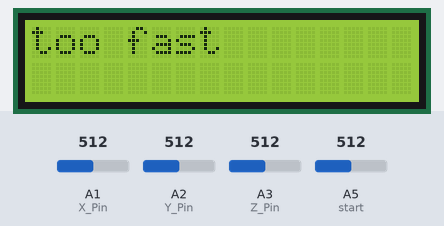
Bench run of a sketch on a simulated Arduino Uno, built with avr-gcc and run on an emulated ATmega328P. Parts: 16×2 character LCD. The inputs (shaded band) are chosen by the test bench; at power-on: A1 (X_Pin) = 512, A2 (Y_Pin) = 512, A3 (Z_Pin) = 512, A5 (start) = 512. What the sketch prints to the serial monitor is not drawn.

Above: at 3.2 s.
3.3 s: A1 (X_Pin) set to 346
4.8 s: A1 (X_Pin) set to 317
At 5.4 s:
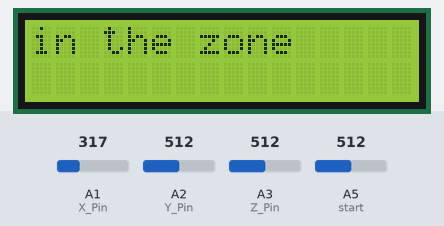
6.3 s: A1 (X_Pin) set to 716
At 7.8 s:
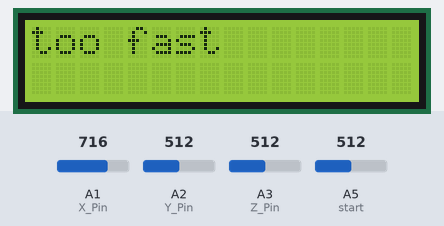
8.1 s: A1 (X_Pin) set to 306
At 8.9 s:
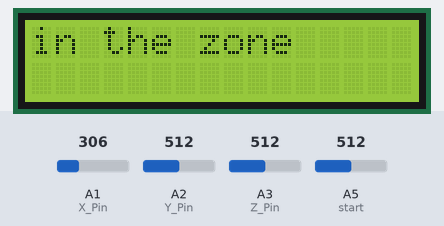
Timing chart, 0 to 11.1 s (numbered marks = the images above; inputs shaded):
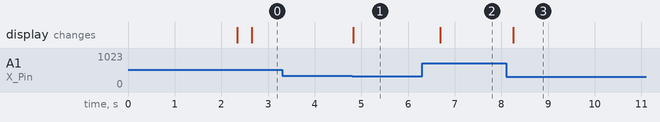

Measured:
- the behaviour switches between 332 and 331 on A1 (X_Pin) (found by bisection; images 0 and 1)
- after the input at 3.3 s, every drawn part: stays the same
- after the input at 4.8 s, the display: changes at once (image 1)
- after the input at 6.3 s, the display: changes after 0.39 s (image 2)
- after the input at 8.1 s, the display: changes after 0.15 s (image 3)

The sketch:

perfectpour.ino
```cpp
// sketch to read x, y, & z values of accelerometer

#include <math.h>
#include <EEPROM.h>
#include <LiquidCrystal.h>
#include "Timer.h"

int xMid, yMid, zMid, xRng, yRng, zRng;
int xr = 0, yr = 0, zr = 0;
float x = 0;
float y = 0;
float z = 0;
float tiltx, tilty, tiltz;
int redLED = 8;
String state = "initial";
LiquidCrystal lcd(12, 11, 5, 4, 3, 2);
int start = A5;
String goodPour = "yes";
String pressed = "false";
Timer t;


const int X_Pin = 1;  // arduino pin for x
const int Y_Pin = 2;  // arduino pin for y
const int Z_Pin = 3;  // arduino pin for z

// x 493 to 161  midpoint (hi+low)/2 = 327  mid - low =  166
// y 518 to 184  midpoint (hi+low)/2 = 351  mid - low =  167
// z 473 to  147 midpoint (hi+low)/2 = 310  mid - low =  163
// X 159 ,501	Y  182 ,521	Z 142 ,485

void setup()
{
    digitalWrite(start, HIGH);
    Serial.begin(9600);    // open serial port to laptop to print values

    //calibrate_accelerometer();  // uncomment to calibrate, comment to run

    // read calibration values from EEprom - won't work until calibrated
    xMid = EEPROM.read(1000) << 8;
    xMid = xMid | EEPROM.read(1001);
    xRng = EEPROM.read(1002) << 8;
    xRng = xRng | EEPROM.read(1003);
    yMid = EEPROM.read(1004) << 8;
    yMid = yMid | EEPROM.read(1005);
    yRng = EEPROM.read(1006) << 8;
    yRng = yRng | EEPROM.read(1007);
    zMid = EEPROM.read(1008) << 8;
    zMid = zMid | EEPROM.read(1009);
    zRng = EEPROM.read(1010) << 8;
    zRng = zRng | EEPROM.read(1011);

    // print calibration values. x, y, z pairs
    // they should look like ~300 ~160  ~300 ~160   ~300 ~160

    Serial.println("Calibratrion constants: xMid, xRng, yMid, yRng, zMid, zRng");
    Serial.print(xMid);
    Serial.print("\t");
    Serial.print(xRng);
    Serial.print("\t\t");
    Serial.print(yMid);
    Serial.print("\t");
    Serial.print(yRng);
    Serial.print("\t\t");
    Serial.print(zMid);
    Serial.print("\t");
    Serial.println(zRng);

    // set up the LCD's number of columns and rows:
     lcd.begin(16, 2);
      int after6 = t.after(6500, switchTo90);
      int after15 = t.after(15000, finish);
    delay(2000);

}

void switchTo90() {
   digitalWrite(redLED, HIGH);
}

void finish() {
  state = "finish";
  lcd.clear();
if(goodPour == "yes") lcd.print("good pour!");
}

void loop()
{
    t.update();
int startReading = analogRead(start);
Serial.println(startReading);
delay(250);
    readAccelerometer();
    Serial.print(tiltx); // use "tiltx", "tilty" etc in your program
    Serial.print("\t");  // "\t" is tab character
    Serial.print(tilty);
    Serial.print("\t");
    Serial.println(tiltz);

   if((startReading > 220)  || (startReading < 200)) {
    pressed = "true";
         lcd.clear();

     lcd.print("tilt glass");
      lcd.setCursor(0, 1);
      lcd.print("45 degrees");
   }

   if ((pressed == "true")) {
isInRange(tiltx);
   }


    delay(50);           // delay for serial monitor only
}

void  readAccelerometer(){
    xr = analogRead(X_Pin);      // read analog pin for x raw
    //     Serial.print(xr );
    //     Serial.print("  ");
    yr = analogRead(Y_Pin);      // read analog pin for y raw
    //     Serial.print(yr );
    //     Serial.print(" ");
    zr = analogRead(Z_Pin);      // read analog pin for z raw
    //     Serial.println(zr );

    x = (xr - xMid) / (float)xRng;
    //    Serial.print("   ");
    y = (yr - yMid) / (float)yRng;
    //    Serial.print("         ");
    z = (zr - zMid) / (float)zRng;

    tiltx = atan2( sqrt((y*y) + (z*z)), x);
    tilty = atan2( sqrt((x*x) + (z*z)), y);
    tiltz = atan2( sqrt((y*y) + (x*x)), z);
}

boolean isInRange(double x) {
 if(state == "above") { // red is high, yellow is low
  if(tiltx < 1) {
    state = "below";
    lcd.clear();
    lcd.print("too slow");
    goodPour = "no";
  }
 else if((tiltx > 1) && (tiltx < 2)) {
 state = "correct";
 lcd.clear();
 lcd.print("in the zone");
 }
 lcd.clear();
 lcd.print("too fast");
 }
 if(state == "below") { // red is low, yellow is high
  if(tiltx > 2) {
        state = "above";
          lcd.clear();
        lcd.print("too fast");
        goodPour = "no";

  }
else if((tiltx > 1) && (tiltx < 2)) {
state = "correct";
 lcd.clear();
 lcd.print("in the zone");
}
lcd.clear();
lcd.print("too slow");
 }
 if(state == "correct") { // red is low, yellow is low
 if(tiltx > 2) {
 state = "above";
 goodPour = "no";
 }
 if(tiltx < 1){
  state = "below";
  goodPour = "no";
 }
  lcd.clear();
 lcd.print("in the zone");
 }

if(state == "initial") {
  if(tiltx > 2) {
 state = "above";
 goodPour = "no";
 }
 if(tiltx < 1){
  state = "below";
  goodPour = "no";
 }
}

}

void calibrate_accelerometer(){
    int maxX = 0, maxY = 0, maxZ = 0, minX = 32000, minY = 32000, minZ = 32000;

    long lastFound;
    Serial.println("Calibrating Your Accelerometer");
    Serial.println("Gently move the accelerometer to the extreme positions of the");
    Serial.println("x, y & z axis. You will need to flip the sensor over ");
    Serial.println("for the z axis extreme.");
    Serial.println();
    Serial.println("Gently tilt the sensor around at the axes extremes.");
    Serial.println("Look for minimum values around 160 and maxiumum values around 500,");
    Serial.println("for each axis.");
    Serial.println(" ");
    Serial.println("The calibration routine will end when a new min value or max value");
    Serial.println("hasn't been found in 30 seconds, so just gently hold the board motionless");
    Serial.println("when you feel that min. values and max. values have been found");
    Serial.println("for each axis.");
    Serial.println(" ");
    Serial.println("Calibration routine will start in 10 seconds.");
    Serial.println(" ");
    Serial.println("Move as gently as possible please.");
    delay(10000);
    Serial.println("Starting calibration");
    lastFound = millis();
    while(millis() - lastFound < 20000){
        xr = analogRead(X_Pin);            // Read analog Pins and update max and min
        if (xr > maxX){
            maxX = xr;
            lastFound = millis();
        }
        if (xr < minX){
            minX = xr;
            lastFound = millis();
        }

        yr = analogRead(Y_Pin);
        if (yr > maxY){
            maxY = yr;
            lastFound = millis();
        }
        if (yr < minY){
            minY = yr;
            lastFound = millis();
        }

        zr = analogRead(Z_Pin);
        if (zr > maxZ){
            maxZ = zr;
            lastFound = millis();
        }
        if (zr < minZ){
            minZ = zr;
            lastFound = millis();
        }

        Serial.print("X ");
        Serial.print(minX);
        Serial.print(" ,");
        Serial.print(maxX);
        Serial.print("\t");
        Serial.print("Y ");
        Serial.print(minY);
        Serial.print(" ,");
        Serial.print(maxY);
        Serial.print("\t");
        Serial.print("Z ");
        Serial.print(minZ);
        Serial.print(" ,");
        Serial.println(maxZ);
        delay(100);
    }
    Serial.println("Storing Calibration in EEPROM");

    int xMid = (minX + maxX) / 2;   // calculate midpoints and range
    int xRng = xMid - minX;         // from axis extremes

    int yMid = (minY + maxY) / 2;
    int yRng = yMid - minY;

    int zMid = (minZ + maxZ) / 2;
    int zRng = zMid - minZ;

    EEPROM.write(1000, highByte(xMid));
    EEPROM.write(1001, lowByte(xMid));
    EEPROM.write(1002, highByte(xRng));
    EEPROM.write(1003, lowByte(xRng));
    EEPROM.write(1004, highByte(yMid));
    EEPROM.write(1005, lowByte(yMid));
    EEPROM.write(1006, highByte(yRng));
    EEPROM.write(1007, lowByte(yRng));
    EEPROM.write(1008, highByte(zMid));
    EEPROM.write(1009, lowByte(zMid));
    EEPROM.write(1010, highByte(zRng));
    EEPROM.write(1011, lowByte(zRng));

    Serial.println("End Calibration.");
    delay(2000);
}
```
